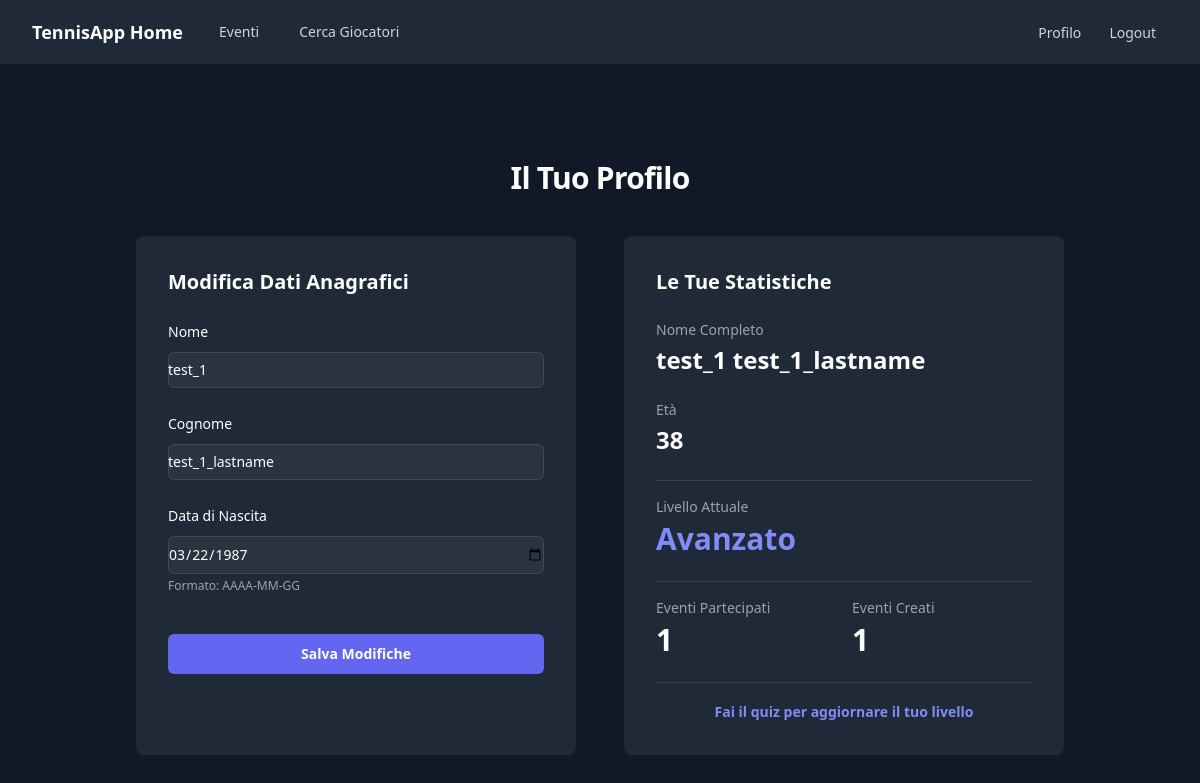
Page /account (signed in) on the committed database.
### app/models.py (models this page shows, shortened)
class User(UserMixin, db.Model):
    id = db.Column(db.Integer, primary_key=True)
    nome = db.Column(db.String(64), index=True, nullable=False)
    cognome = db.Column(db.String(64), index=True, nullable=True)
    data_di_nascita = db.Column(db.Date, nullable=True)
    email = db.Column(db.String(120), index=True, unique=True, nullable=False)
    cap = db.Column(db.String(5), nullable=False)
    password_hash = db.Column(db.String(256))
    livello = db.Column(db.String(20), default='Principiante')
    followed = db.relationship(
        'User', secondary=rally,
        primaryjoin=(rally.c.follower_id == id),
        secondaryjoin=(rally.c.followed_id == id),
        backref=db.backref('followers', lazy='dynamic'),
        lazy='dynamic'
    )

### app/routes.py (the view)
@bp.route('/account', methods=['GET', 'POST'])
@login_required
def account():
    form = UpdateAccountForm()
    if form.validate_on_submit():
        current_user.nome = form.nome.data
        current_user.cognome = form.cognome.data
        current_user.data_di_nascita = form.data_di_nascita.data
        db.session.commit()
        flash('Il tuo profilo è stato aggiornato!', 'success')
        return redirect(url_for('main.account'))
    elif request.method == 'GET':
        form.nome.data = current_user.nome
        form.cognome.data = current_user.cognome
        form.data_di_nascita.data = current_user.data_di_nascita
    eventi_partecipati = current_user.eventi_iscritti.count()
    eventi_creati = Event.query.filter_by(creatore=current_user).count()
    eta = None
    if current_user.data_di_nascita:
        today = date.today()
        eta = today.year - current_user.data_di_nascita.year - ((today.month, today.day) < (current_user.data_di_nascita.month, current_user.data_di_nascita.day))
    return render_template(
        'account.html',
        title='Il Tuo Profilo',
        form=form,
        eventi_partecipati=eventi_partecipati,
        eventi_creati=eventi_creati,
        eta=eta
    )

### app/forms.py
class UpdateAccountForm(FlaskForm):
    nome = StringField('Nome', validators=[DataRequired(), Length(min=2, max=64)])
    cognome = StringField('Cognome', validators=[Length(min=0, max=64)])
    data_di_nascita = DateField('Data di Nascita', format='%Y-%m-%d', validators=[Optional()])
    submit = SubmitField('Salva Modifiche')

### app/__init__.py (called while the page is built)
def create_app(config_class=Config):
    app = Flask(__name__)
    app.config.from_object(config_class)
    instance_path = os.path.join(os.path.dirname(app.root_path), 'instance')
    os.makedirs(instance_path, exist_ok=True)
    db.init_app(app)
    login_manager.init_app(app)
    csrf.init_app(app)
    with app.app_context():
        from app import routes, models
        app.register_blueprint(routes.bp)
        @login_manager.user_loader
        def load_user(user_id):
            return models.User.query.get(int(user_id))
    return app

### app/templates/account.html (shortened to what this page needs)
{% extends "base.html" %}
{% block content %}
<div class="flex min-h-full flex-col justify-center px-6 py-12 lg:px-8 text-white">
    <div class="sm:mx-auto sm:w-full sm:max-w-2xl">
        <h2 class="mt-2 text-center text-3xl font-bold leading-9 tracking-tight">
            Il Tuo Profilo
        </h2>
    </div>
    <div class="mt-10 grid grid-cols-1 md:grid-cols-2 gap-12">
        <div class="bg-gray-800 p-8 rounded-lg">
            <h3 class="text-xl font-bold mb-6">Modifica Dati Anagrafici</h3>
            <form class="space-y-6" action="{{ url_for('main.account') }}" method="post">
                <div>
                    <label class="block text-sm font-medium leading-6">{{ form.nome.label }}</label>
                    <div class="mt-2">
                        {{ form.nome(class="block w-full rounded-md border-0 bg-white/5 py-1.5 text-white shadow-sm ring-1 ring-inset ring-white/10 focus:ring-2 focus:ring-inset focus:ring-indigo-500 sm:text-sm sm:leading-6") }}
                    </div>
                </div>
                <div>
                    <label class="block text-sm font-medium leading-6">{{ form.cognome.label }}</label>
                    <div class="mt-2">
                        {{ form.cognome(class="block w-full rounded-md border-0 bg-white/5 py-1.5 text-white shadow-sm ring-1 ring-inset ring-white/10 focus:ring-2 focus:ring-inset focus:ring-indigo-500 sm:text-sm sm:leading-6") }}
                    </div>
                </div>
                <div>
                    <label class="block text-sm font-medium leading-6">{{ form.data_di_nascita.label }}</label>
                    <div class="mt-2">
                        {{ form.data_di_nascita(class="block w-full rounded-md border-0 bg-white/5 py-1.5 text-white shadow-sm ring-1 ring-inset ring-white/10 focus:ring-2 focus:ring-inset focus:ring-indigo-500 sm:text-sm sm:leading-6") }}
                        <p class="text-xs text-gray-400 mt-1">Formato: AAAA-MM-GG</p>
                    </div>
                </div>
                <div class="pt-4">
                    {{ form.submit(class="flex w-full justify-center rounded-md bg-indigo-500 px-3 py-2 text-sm font-semibold leading-6 text-white shadow-sm hover:bg-indigo-400") }}
                </div>
            </form>
        </div>
        <div class="bg-gray-800 p-8 rounded-lg">
            <h3 class="text-xl font-bold mb-6">Le Tue Statistiche</h3>
            <div class="space-y-6">
                <div>
                    <p class="text-sm text-gray-400">Nome Completo</p>
                    <p class="text-2xl font-bold mt-1">{{ current_user.nome }} {{ current_user.cognome or '' }}</p>
                </div>
                <div>
                    <p class="text-sm text-gray-400">Età</p>
                    <p class="text-2xl font-bold mt-1">{{ eta or 'Non specificata' }}</p>
                </div>
                <div class="border-t border-gray-700 pt-4">
                    <p class="text-sm text-gray-400">Livello Attuale</p>
                    <p class="text-3xl font-bold text-indigo-400 mt-1">{{ current_user.livello }}</p>
                </div>
                <div class="border-t border-gray-700 pt-4 grid grid-cols-2 gap-4">
                    <div>
                        <p class="text-sm text-gray-400">Eventi Partecipati</p>
                        <p class="text-3xl font-bold mt-1">{{ eventi_partecipati }}</p>
                    </div>
                    <div>
                        <p class="text-sm text-gray-400">Eventi Creati</p>
                        <p class="text-3xl font-bold mt-1">{{ eventi_creati }}</p>
                    </div>
                </div>
                 <div class="mt-6 border-t border-gray-700 pt-4 text-center">
                    <a href="{{ url_for('main.quiz') }}" class="text-sm font-semibold text-indigo-400 hover:text-indigo-300">
                        Fai il quiz per aggiornare il tuo livello
                    </a>
                </div>
            </div>
        </div>
    </div>
</div>
{% endblock %}

### rows in the picture
User: nome "test_1", cognome "test_1_lastname", data_di_nascita "03/22/1987", livello "Avanzato"

### other values in the picture
{{ eta or 'Non specificata' }} "38"
{{ eventi_partecipati }} "1"
{{ eventi_creati }} "1"
